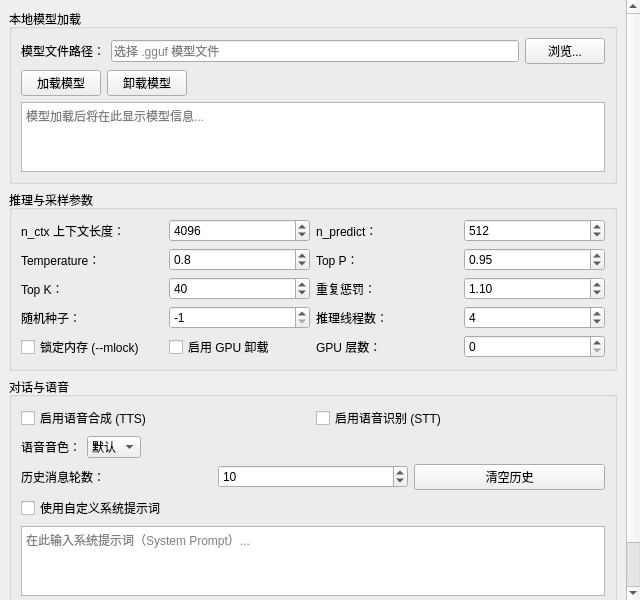
<?xml version="1.0" encoding="UTF-8"?>
<ui version="4.0">
 <class>AISettingWindow</class>
 <widget class="QWidget" name="AISettingWindow">
  <property name="geometry">
   <rect>
    <x>0</x>
    <y>0</y>
    <width>640</width>
    <height>600</height>
   </rect>
  </property>
  <property name="windowTitle">
   <string>AI 对话助手设置</string>
  </property>
  <layout class="QVBoxLayout" name="verticalLayout_root">
   <property name="leftMargin">
    <number>0</number>
   </property>
   <property name="topMargin">
    <number>0</number>
   </property>
   <property name="rightMargin">
    <number>0</number>
   </property>
   <property name="bottomMargin">
    <number>0</number>
   </property>
   <item>
    <widget class="QScrollArea" name="scrollArea">
     <property name="frameShape">
      <enum>QFrame::NoFrame</enum>
     </property>
     <property name="widgetResizable">
      <bool>true</bool>
     </property>
     <property name="horizontalScrollBarPolicy">
      <enum>Qt::ScrollBarAlwaysOff</enum>
     </property>
     <widget class="QWidget" name="scrollAreaWidgetContents">
      <property name="geometry">
       <rect>
        <x>0</x>
        <y>0</y>
        <width>640</width>
        <height>600</height>
       </rect>
      </property>
      <layout class="QVBoxLayout" name="verticalLayout_scroll">
       <item>
        <widget class="QGroupBox" name="groupBox_deploy">
         <property name="title">
          <string>本地模型加载</string>
         </property>
         <layout class="QVBoxLayout" name="verticalLayout_deploy">
          <item>
           <layout class="QHBoxLayout" name="horizontalLayout_model">
            <item>
             <widget class="QLabel" name="label_llamaModel">
              <property name="text">
               <string>模型文件路径：</string>
              </property>
             </widget>
            </item>
            <item>
             <widget class="QLineEdit" name="lineEdit_llamaModel">
              <property name="placeholderText">
               <string>选择 .gguf 模型文件</string>
              </property>
             </widget>
            </item>
            <item>
             <widget class="QPushButton" name="pushButton_browseModel">
              <property name="text">
               <string>浏览...</string>
              </property>
             </widget>
            </item>
           </layout>
          </item>
          <item>
           <layout class="QHBoxLayout" name="horizontalLayout_modelActions">
            <item>
             <widget class="QPushButton" name="pushButton_loadModel">
              <property name="text">
               <string>加载模型</string>
              </property>
             </widget>
            </item>
            <item>
             <widget class="QPushButton" name="pushButton_unloadModel">
              <property name="text">
               <string>卸载模型</string>
              </property>
             </widget>
            </item>
            <item>
             <spacer name="horizontalSpacer_modelActions">
              <property name="orientation">
               <enum>Qt::Horizontal</enum>
              </property>
              <property name="sizeHint" stdset="0">
               <size>
                <width>40</width>
                <height>20</height>
               </size>
              </property>
             </spacer>
            </item>
           </layout>
          </item>
          <item>
           <widget class="QPlainTextEdit" name="plainTextEdit_modelInfo">
            <property name="placeholderText">
             <string>模型加载后将在此显示模型信息...</string>
            </property>
            <property name="readOnly">
             <bool>true</bool>
            </property>
           </widget>
          </item>
         </layout>
        </widget>
       </item>
       <item>
        <widget class="QGroupBox" name="groupBox_sample">
         <property name="title">
          <string>推理与采样参数</string>
         </property>
         <layout class="QGridLayout" name="gridLayout_sample">
          <item row="0" column="0">
           <widget class="QLabel" name="label_nCtx">
            <property name="text">
             <string>n_ctx 上下文长度：</string>
            </property>
           </widget>
          </item>
          <item row="0" column="1">
           <widget class="QSpinBox" name="spinBox_nCtx">
            <property name="minimum">
             <number>512</number>
            </property>
            <property name="maximum">
             <number>32768</number>
            </property>
            <property name="singleStep">
             <number>512</number>
            </property>
            <property name="value">
             <number>4096</number>
            </property>
           </widget>
          </item>
          <item row="0" column="2">
           <widget class="QLabel" name="label_nPredict">
            <property name="text">
             <string>n_predict：</string>
            </property>
           </widget>
          </item>
          <item row="0" column="3">
           <widget class="QSpinBox" name="spinBox_nPredict">
            <property name="minimum">
             <number>-1</number>
            </property>
            <property name="maximum">
             <number>4096</number>
            </property>
            <property name="value">
             <number>512</number>
            </property>
           </widget>
          </item>
          <item row="1" column="0">
           <widget class="QLabel" name="label_temperature">
            <property name="text">
             <string>Temperature：</string>
            </property>
           </widget>
          </item>
          <item row="1" column="1">
           <widget class="QDoubleSpinBox" name="doubleSpinBox_temperature">
            <property name="decimals">
             <number>1</number>
            </property>
            <property name="maximum">
             <double>2.000000000000000</double>
            </property>
            <property name="value">
             <double>0.800000000000000</double>
            </property>
           </widget>
          </item>
          <item row="1" column="2">
           <widget class="QLabel" name="label_topP">
            <property name="text">
             <string>Top P：</string>
            </property>
           </widget>
          </item>
          <item row="1" column="3">
           <widget class="QDoubleSpinBox" name="doubleSpinBox_topP">
            <property name="decimals">
             <number>2</number>
            </property>
            <property name="maximum">
             <double>1.000000000000000</double>
            </property>
            <property name="value">
             <double>0.950000000000000</double>
            </property>
           </widget>
          </item>
          <item row="2" column="0">
           <widget class="QLabel" name="label_topK">
            <property name="text">
             <string>Top K：</string>
            </property>
           </widget>
          </item>
          <item row="2" column="1">
           <widget class="QSpinBox" name="spinBox_topK">
            <property name="maximum">
             <number>100</number>
            </property>
            <property name="value">
             <number>40</number>
            </property>
           </widget>
          </item>
          <item row="2" column="2">
           <widget class="QLabel" name="label_repeatPenalty">
            <property name="text">
             <string>重复惩罚：</string>
            </property>
           </widget>
          </item>
          <item row="2" column="3">
           <widget class="QDoubleSpinBox" name="doubleSpinBox_repeatPenalty">
            <property name="decimals">
             <number>2</number>
            </property>
            <property name="maximum">
             <double>2.000000000000000</double>
            </property>
            <property name="value">
             <double>1.100000000000000</double>
            </property>
           </widget>
          </item>
          <item row="3" column="0">
           <widget class="QLabel" name="label_seed">
            <property name="text">
             <string>随机种子：</string>
            </property>
           </widget>
          </item>
          <item row="3" column="1">
           <widget class="QSpinBox" name="spinBox_seed">
            <property name="minimum">
             <number>-1</number>
            </property>
            <property name="maximum">
             <number>2147483647</number>
            </property>
            <property name="value">
             <number>-1</number>
            </property>
           </widget>
          </item>
          <item row="3" column="2">
           <widget class="QLabel" name="label_nThreads">
            <property name="text">
             <string>推理线程数：</string>
            </property>
           </widget>
          </item>
          <item row="3" column="3">
           <widget class="QSpinBox" name="spinBox_nThreads">
            <property name="minimum">
             <number>1</number>
            </property>
            <property name="maximum">
             <number>128</number>
            </property>
            <property name="value">
             <number>4</number>
            </property>
           </widget>
          </item>
          <item row="4" column="0">
           <widget class="QCheckBox" name="checkBox_mlock">
            <property name="text">
             <string>锁定内存 (--mlock)</string>
            </property>
           </widget>
          </item>
          <item row="4" column="1">
           <widget class="QCheckBox" name="checkBox_gpuLayers">
            <property name="text">
             <string>启用 GPU 卸载</string>
            </property>
           </widget>
          </item>
          <item row="4" column="2">
           <widget class="QLabel" name="label_nGpuLayers">
            <property name="text">
             <string>GPU 层数：</string>
            </property>
           </widget>
          </item>
          <item row="4" column="3">
           <widget class="QSpinBox" name="spinBox_nGpuLayers">
            <property name="maximum">
             <number>128</number>
            </property>
           </widget>
          </item>
         </layout>
        </widget>
       </item>
       <item>
        <widget class="QGroupBox" name="groupBox_chat">
         <property name="title">
          <string>对话与语音</string>
         </property>
         <layout class="QVBoxLayout" name="verticalLayout_chat">
          <item>
           <layout class="QHBoxLayout" name="horizontalLayout_voiceFlags">
            <item>
             <widget class="QCheckBox" name="checkBox_tts">
              <property name="text">
               <string>启用语音合成 (TTS)</string>
              </property>
             </widget>
            </item>
            <item>
             <widget class="QCheckBox" name="checkBox_stt">
              <property name="text">
               <string>启用语音识别 (STT)</string>
              </property>
             </widget>
            </item>
           </layout>
          </item>
          <item>
           <layout class="QHBoxLayout" name="horizontalLayout_voice">
            <item>
             <widget class="QLabel" name="label_voice">
              <property name="text">
               <string>语音音色：</string>
              </property>
             </widget>
            </item>
            <item>
             <widget class="QComboBox" name="comboBox_voice">
              <item>
               <property name="text">
                <string>默认</string>
               </property>
              </item>
             </widget>
            </item>
            <item>
             <spacer name="horizontalSpacer_voice">
              <property name="orientation">
               <enum>Qt::Horizontal</enum>
              </property>
              <property name="sizeHint" stdset="0">
               <size>
                <width>40</width>
                <height>20</height>
               </size>
              </property>
             </spacer>
            </item>
           </layout>
          </item>
          <item>
           <layout class="QHBoxLayout" name="horizontalLayout_history">
            <item>
             <widget class="QLabel" name="label_history">
              <property name="text">
               <string>历史消息轮数：</string>
              </property>
             </widget>
            </item>
            <item>
             <widget class="QSpinBox" name="spinBox_history">
              <property name="maximum">
               <number>50</number>
              </property>
              <property name="value">
               <number>10</number>
              </property>
             </widget>
            </item>
            <item>
             <widget class="QPushButton" name="pushButton_clearHistory">
              <property name="text">
               <string>清空历史</string>
              </property>
             </widget>
            </item>
           </layout>
          </item>
          <item>
           <widget class="QCheckBox" name="checkBox_systemPrompt">
            <property name="text">
             <string>使用自定义系统提示词</string>
            </property>
           </widget>
          </item>
          <item>
           <widget class="QPlainTextEdit" name="plainTextEdit_prompt">
            <property name="placeholderText">
             <string>在此输入系统提示词（System Prompt）...</string>
            </property>
           </widget>
          </item>
          <item>
           <layout class="QHBoxLayout" name="horizontalLayout_actions">
            <item>
             <widget class="QPushButton" name="pushButton_testAI">
              <property name="text">
               <string>测试推理</string>
              </property>
             </widget>
            </item>
            <item>
             <spacer name="horizontalSpacer_actions">
              <property name="orientation">
               <enum>Qt::Horizontal</enum>
              </property>
              <property name="sizeHint" stdset="0">
               <size>
                <width>40</width>
                <height>20</height>
               </size>
              </property>
             </spacer>
            </item>
           </layout>
          </item>
         </layout>
        </widget>
       </item>
       <item>
        <spacer name="verticalSpacer">
         <property name="orientation">
          <enum>Qt::Vertical</enum>
         </property>
         <property name="sizeHint" stdset="0">
          <size>
           <width>20</width>
           <height>40</height>
          </size>
         </property>
        </spacer>
       </item>
      </layout>
     </widget>
    </widget>
   </item>
  </layout>
 </widget>
 <resources/>
 <connections/>
</ui>
